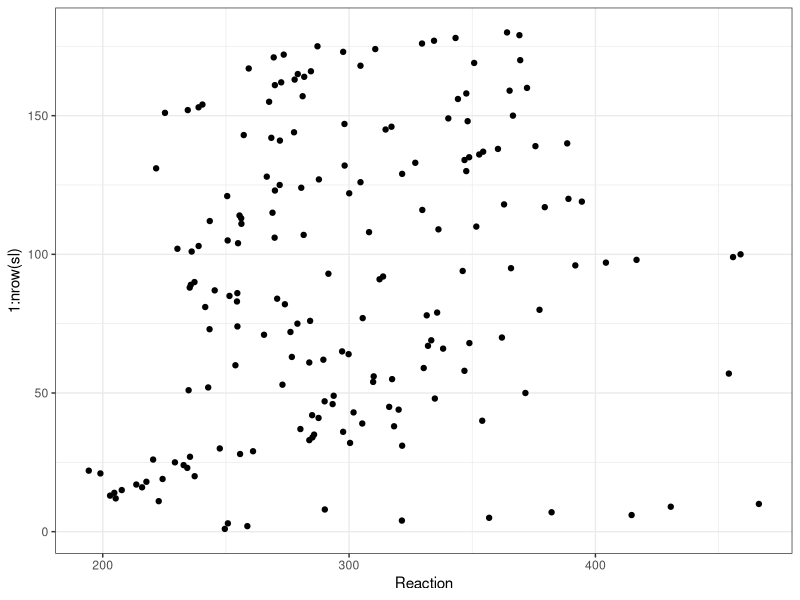
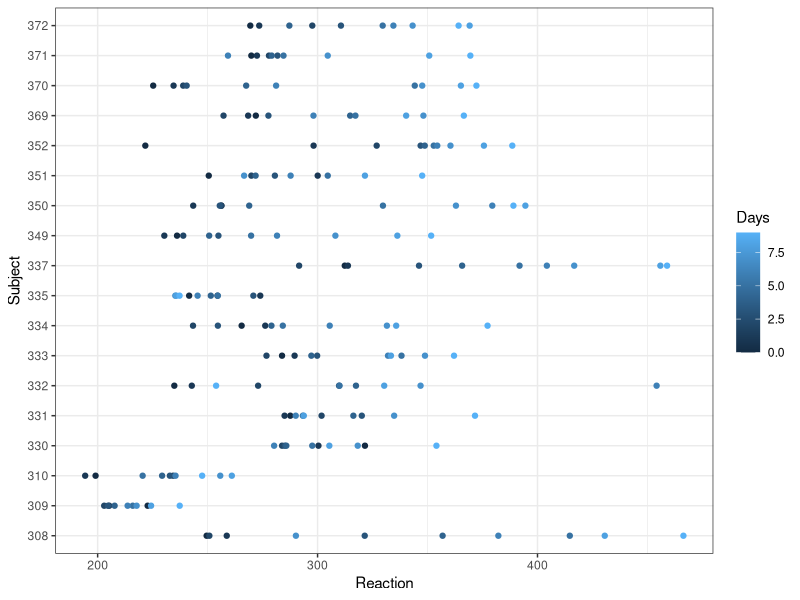
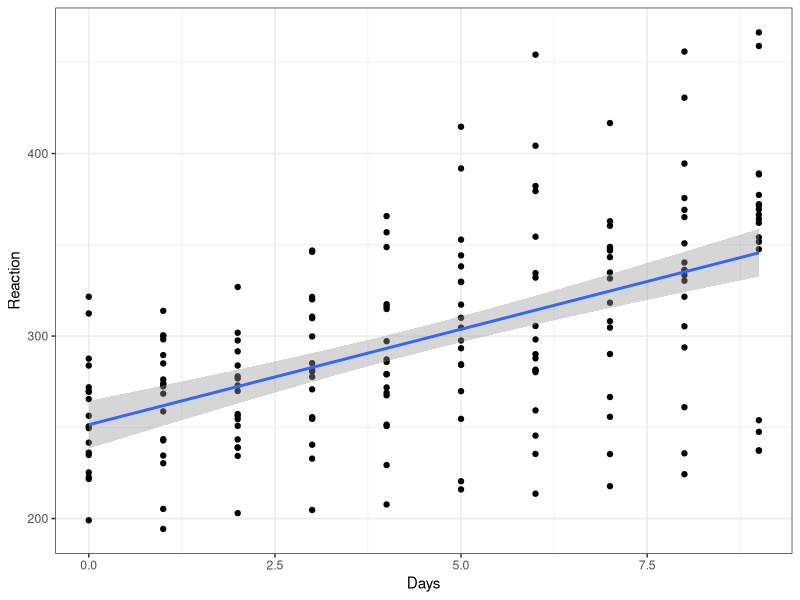
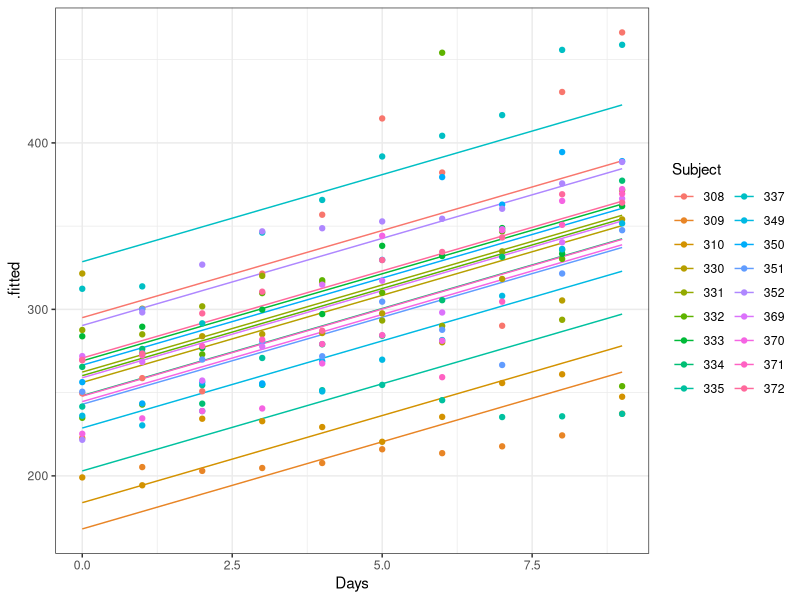
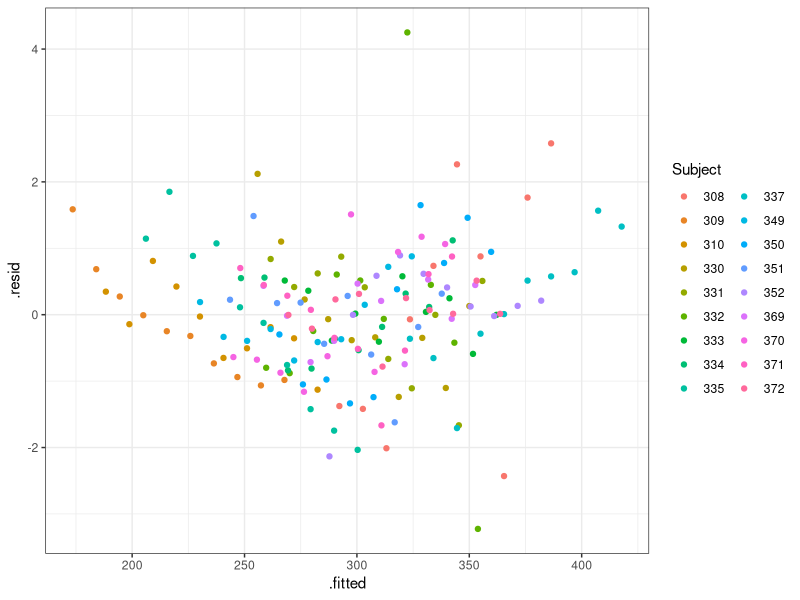
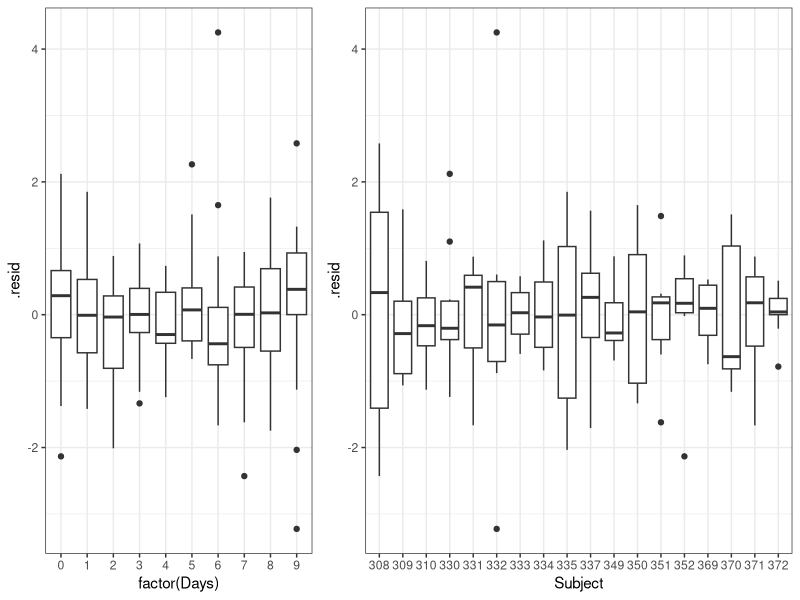
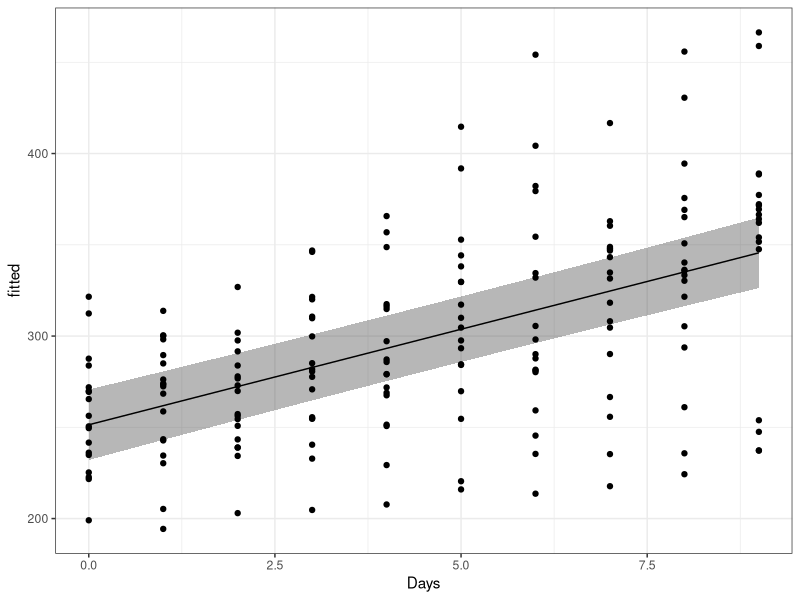
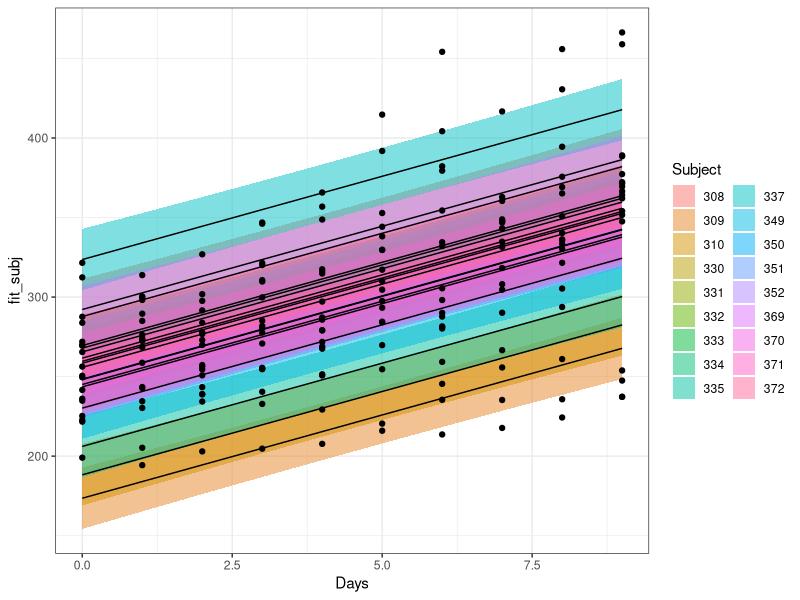

The R script that drew these images, in order:
# title: "Смешанные линейные модели" ##############
# subtitle: "Линейные модели..."
# author: "Марина Варфоломеева, Вадим Хайтов"

## Пример: Как время реакции людей зависит от бессонницы? #############
#
# В датасете `sleepstudy` из пакета `lme4`
# описание немного отличается от того, что в
# статье: В ночь перед нулевым днем всем
# испытуемым давали поспать нормальное время, а в
# следующие 9 ночей --- давали спать по 3 часа.
# Каждый день измеряли время реакции в серии
# тестов.
#
# Данные: Belenky et al. (2003) Patterns of
# performance degradation and restoration during
# sleep restriction and subsequent recovery: a
# sleep dose-response study. Journal of Sleep
# Research 12, 1–12.
#
# - `Reaction` --- среднее время реакции в серии тестов в день наблюдения, мс
# - `Days` --- число дней депривации сна
# - `Subject` --- номер испытуемого

library(lme4)
data(sleepstudy)
sl <- sleepstudy
head(sl, 3)

#
## Знакомство с данными
str(sl)
# пропущенные значения
colSums(is.na(sl))

# число субъектов
length(unique(sl$Subject))
# сбалансирован ли объем выборки?
table(sl$Subject)
table(sl$Subject, sl$Days)

## Есть ли выбросы?
library(ggplot2)
theme_set(theme_bw())
# построим дот-плот
ggplot(sl, aes(x = Reaction, y = 1:nrow(sl))) +
  geom_point()


## Как меняется время реакции разных субъектов?
ggplot(sl, aes(x = Reaction, y = Subject, colour = Days)) +
  geom_point()



## Не учитываем группирующий фактор
Wrong1 <- lm(Reaction ~ Days, data = sl)

summary(Wrong1)

ggplot(sl, aes(x = Days, y = Reaction)) +
  geom_point() +
  geom_smooth(se = TRUE, method = "lm", size = 1)


## Группирующий фактор как фиксированный.

Wrong2 <- lm(Reaction ~ Days + Subject, data = sl)

summary(Wrong2)

Wrong2_diag <- fortify(Wrong2)
ggplot(Wrong2_diag, aes(x = Days, colour = Subject)) +
  geom_line(aes(y = .fitted, group = Subject)) +
  geom_point(data = sl, aes(y = Reaction)) +
  guides(colour = guide_legend(ncol = 2))



## Фиксированные и случайные факторы #############

## Задание 1 -------------------------------------
#
# Какого типа эти факторы? Поясните ваш выбор.
#
# - Несколько произвольно выбранных градаций
# плотности моллюсков в полевом эксперименте, где
# плотностью манипулировали.
# - Фактор размер червяка (маленький, средний,
# большой) в выборке червей.
# - Деление губы Чупа на зоны с разной степенью
# распреснения.

## Cмешанные линейные модели #####################

## Подбор смешанных моделей в R #################


## Смешанные модели со случайным отрезком в R ############

# выгружаем lme4, чтобы не было конфликтов с nlme
detach(name = "package:lme4")
library(nlme)
M1 <- lme(Reaction ~ Days, random = ~ 1 | Subject, data = sl)


## Анализ остатков ##################################

## График остатков от предсказанных значений
M1_diag <- data.frame(sl,
                      .resid = resid(M1, type = "pearson"),
                      .fitted <- fitted(M1))
gg_resid <- ggplot(M1_diag, aes(y = .resid)) +
  guides(colour = guide_legend(ncol = 2))
gg_resid + geom_point(aes(x = .fitted, colour = Subject))

## Графики остатков от ковариат в модели и не в модели
library(gridExtra)
grid.arrange(gg_resid + geom_boxplot(aes(x = factor(Days))),
             gg_resid + geom_boxplot(aes(x = Subject)),
             ncol = 2, widths = c(0.4, 0.6))


## Тестирование гипотез в смешанных моделях #########


## (а) t-(или -z) тесты (REML) ###################

summary(M1)

## (б) F-тест (REML) #############################

library(car)
anova(M1, test = "F")


## (в) Попарное сравнение вложенных моделей при помощи тестов отношения правдоподобий (ML) ##########

M1.ml <- lme(Reaction ~ Days, random = ~1|Subject, data = sl, method = "ML")
M2.ml <- lme(Reaction ~ 1, random = ~1 | Subject, data = sl, method = "ML")

anova(M1.ml, M2.ml)

## (г) Сравнение моделей по AIC (ML) ###############

AIC(M1.ml, M2.ml)


## Подбор оптимальной модели и проверка условий применимости ############


## Представление результатов #####################

M1_fin <- lme(Reaction ~ Days, random = ~1|Subject, data = sl,
              method = "REML")


## Уравнение модели

fixef(M1_fin)    # Фиксированные эффекты
VarCorr(M1_fin)  # Случайные эффекты


## Внутриклассовая корреляция
# $\sigma_{effect}^2 / (\sigma_{effect}^2 + \sigma^2)$



## Данные для графика предсказаний фиксированной части модели #############

# Исходные данные
library(plyr)
NewData_M1 <- ddply(
  sl, .(Subject), summarise,
  Days = seq(min(Days), max(Days), length = 10)
  )

# Предсказанные значения при помощи predict()
# level = 0 - для фиксированных эффектов (т.е. без учета субъекта)
NewData_M1$fitted <- predict(M1_fin, NewData_M1, level = 0)

# Предсказанные значения при помощи матриц
X <- model.matrix(~ Days, data = NewData_M1)
betas <- fixef(M1_fin)
NewData_M1$fitted <- X %*% betas

# Cтандартные ошибки и дов. интервалы
NewData_M1$se <- sqrt( diag(X %*% vcov(M1_fin) %*% t(X)) )
NewData_M1$lwr <- NewData_M1$fitted - 1.98 * NewData_M1$se
NewData_M1$upr <- NewData_M1$fitted + 1.98 * NewData_M1$se


## График предсказаний фиксированной части модели ###############

ggplot(data = NewData_M1, aes(x = Days, y = fitted)) +
  geom_ribbon(alpha = 0.35, aes(ymin = lwr, ymax = upr)) +
  geom_line() +
  geom_point(data = sl, aes(x = Days, y = Reaction))


## Данные для графика предсказаний для индивидуальных уровней случайного фактора ###########

# Можно получить предсказания для каждого субъекта
# $\beta_0 + \beta_1 \cdot Days_{ij} + b_i$

NewData_M1$fit_subj <- predict(M1_fin, NewData_M1, level = 1)
# или то же самое при помощи матриц
# случайные эффекты для каждого субъекта
# это датафрейм с одним столбцом
rand <- ranef(M1_fin)
# "разворачиваем" для каждой строки данных
all_rand <- rand[as.numeric(NewData_M1$Subject), 1]
# прибавляем случайные эффекты к предсказаниям фикс. части
NewData_M1$fit_subj <- X %*% betas + all_rand


## График предсказаний для индивидуальных уровней случайного фактора ########

ggplot(NewData_M1, aes(x = Days, y = fit_subj, group = Subject)) +
  geom_ribbon(alpha = 0.5, aes(fill = Subject, ymin = fit_subj - 1.98*se,
                  ymax = fit_subj + 1.98*se)) +
  geom_line() +
  geom_point(data = sl, aes(x = Days, y = Reaction))  +
  guides(fill = guide_legend(ncol = 2))


## Смешанная модель со случайным отрезком и углом наклона #################

MS1 <- lme(Reaction ~ Days, random = ~ 1 + Days|Subject, data = sl)

## Задание 2 ------------------------------------
#
# Проверьте получившуюся модель MS1
#
# Сделайте самостоятельно:
#
# - Анализ остатков
# - Проверку влияния факторов + подбор оптимальной модели
# - Визуализацию предсказаний




## Смешанные модели со вложенными случайными факторами #############


## Пример: Высота растений и выпас скота ###############
#
# Как в разные годы высота растительного покрова
# зависит от выпаса скота, экспозиции склона и
# проективного покрытия местных растений?

# Переменные:
# - **height** - высота растительного покрова
# - **graze** - выпас коров (0, 1)
# - **AspectCat** - экспозиция (S, N)
# - **nativecov** - покрытие местной флоры %
# - **slope** - наклон
# - **year** - год наблюдений
# - **Park** - парк
# - **plotID** - уникальный идентификатор участка
#
# Данные:
# Gennet, S., Spotswood, E., Hammond, M. and
# Bartolome, J.W., 2017. Livestock grazing
# supports native plants and songbirds in a
# California annual grassland. PloS one, 12(6),
# p.e0176367.
#
## Открываем данные
library(readxl)
library(tidyr)
gr <- read_excel("data/Grazing_native_plants_Gennet_et_al._2017_S1.xlsx")
graz <- gr %>% spread(Species, presence)

## Знакомство с данными ####

# Есть ли пропущенные значения?
sum(is.na(graz))

# Сколько участков было в каждом парке в каждый год?
with(graz, table(Park, year))

# Сделаем факторами переменные, которые понадобятся для модели
graz$graze_f <- factor(graz$graze)
graz$AspectCat <- factor(graz$AspectCat)
graz$year_f <- factor(graz$year)

# Извлечем корень из обилия местных видов
graz$nativecov_sq <- sqrt(graz$nativecov)


# Модель
MN1 <- lme(height ~ graze_f*AspectCat + year_f + nativecov_sq + slope,
           random = ~ 1|Park/plotID,
           data = graz, method = "ML")

## Анализ остатков #####

# Данные для анализа остатков
MN1_diag <- data.frame(
  graz,
  pear_res = residuals(MN1, type = "pearson"),
  fitted = fitted(MN1, type = "response"))

## График остатков
gg_res <- ggplot(data = MN1_diag, aes(y = pear_res))
gg_res + geom_point(aes(x = fitted)) +
  geom_smooth(aes(x = fitted))

#
## Графики остатков от переменных в модели
library(gridExtra)
grid.arrange(gg_res + geom_boxplot(aes(x = graze_f)),
             gg_res + geom_boxplot(aes(x = AspectCat)),
             gg_res + geom_boxplot(aes(x = year_f)),
             gg_res + geom_point(aes(x = nativecov_sq)),
             gg_res + geom_point(aes(x = slope)),
             ncol = 3)


## Графики остатков от переменных не в модели
grid.arrange(
  gg_res + geom_point(aes(x = heatloadrel)),
  gg_res + geom_point(aes(x = sqrt(litt))),
  gg_res + geom_point(aes(x = sqrt(bare))),
  ncol = 3)


## Результаты полной модели ##############
summary(MN1)

## Тесты отношения правдоподобий для полной модели
library(car)
Anova(MN1)


## Задание 3 -------------------------------------
#
# Рассчитайте внутриклассовую корреляцию
#
# - Для наблюдений на одном и том же участке
# - Для наблюдений в одном и том же парке







## Визуализация результатов ####################

## Данные для графика предсказаний фиксированной части модели

# Исходные данные
NewData_MN1 <- expand.grid(graze_f = levels(graz$graze_f),
                           AspectCat = levels(graz$AspectCat),
                           year_f = levels(graz$year_f))
NewData_MN1$nativecov_sq <- mean(graz$nativecov_sq)
NewData_MN1$slope <- mean(graz$slope)

# Предсказанные значения при помощи матриц
X <- model.matrix(~ graze_f * AspectCat + year_f + nativecov_sq + slope, data = NewData_MN1)
betas = fixef(MN1)
NewData_MN1$fitted <- X %*% betas

# Cтандартные ошибки и дов. интервалы
NewData_MN1$se <- sqrt( diag(X %*% vcov(MN1) %*% t(X)) )
NewData_MN1$lwr <- NewData_MN1$fit - 1.98 * NewData_MN1$se
NewData_MN1$upr <- NewData_MN1$fit + 1.98 * NewData_MN1$se


## График предсказаний фиксированной части модели
ggplot(data = NewData_MN1, aes(x = year_f, y = fitted, colour = graze_f)) +
  geom_pointrange(aes(ymin = lwr, ymax = upr)) +
  facet_wrap(~ AspectCat) +
  geom_jitter(data = graz, aes(y = height), alpha = 0.35, size = 1) +
  theme(axis.text.x = element_text(angle = 90))


## Задание 4 ------------------------------------

# Приведите решение с подбором оптимальной модели

## Подбор оптимальной модели
## Анализ остатков
## Результаты после оптимизации
